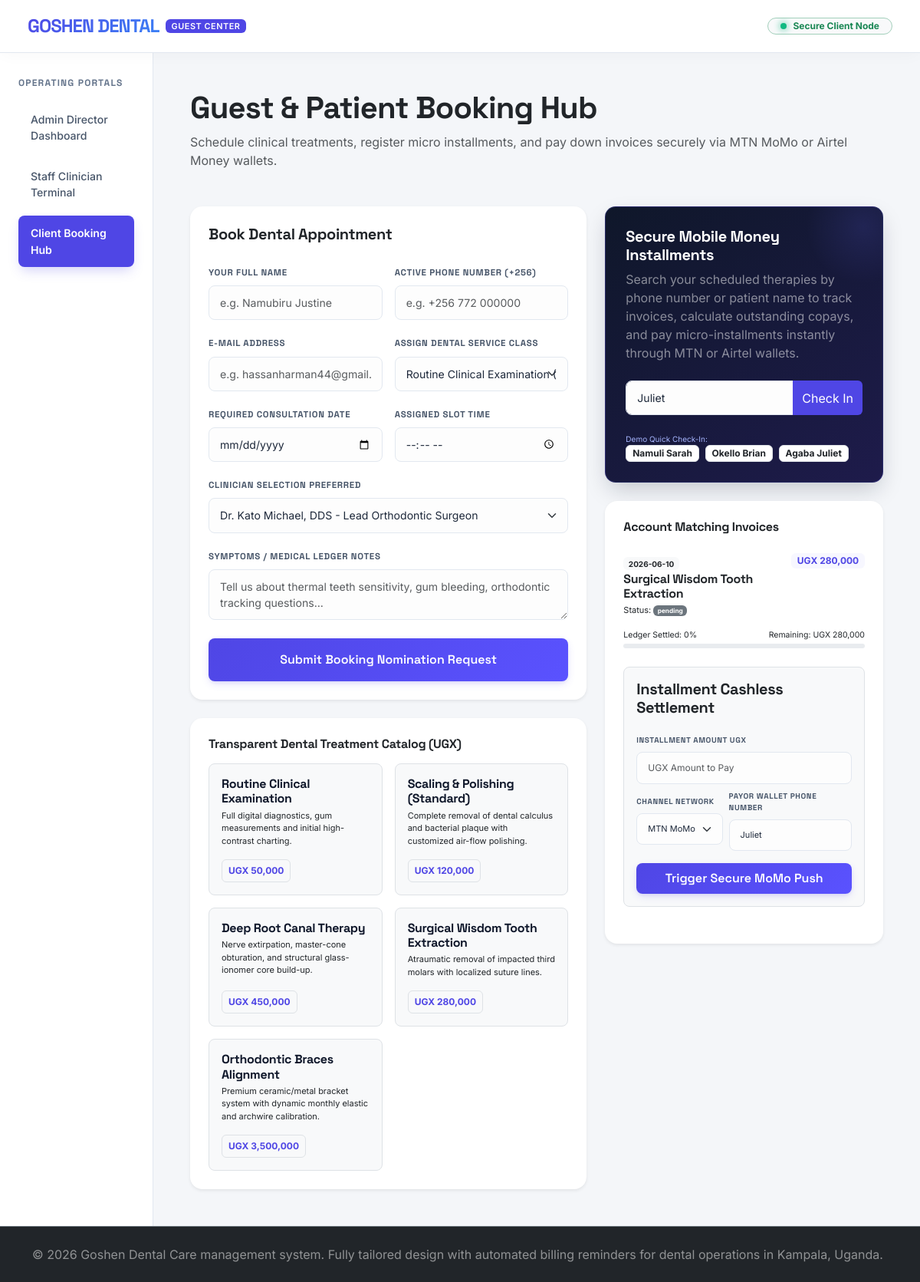
Screenshot of /patient.php?checkin_phone=Juliet with the database file from the repository.
### tables this page shows
CREATE TABLE IF NOT EXISTS `services` (
  `id` VARCHAR(50) NOT NULL,
  `name` VARCHAR(150) NOT NULL,
  `price` DECIMAL(15, 2) NOT NULL DEFAULT 0.00,  
  `category` ENUM('Preventive', 'Curative', 'Aesthetic', 'Surgical') NOT NULL,
  `description` TEXT,
  PRIMARY KEY (`id`)
);

CREATE TABLE IF NOT EXISTS `appointments` (
  `id` VARCHAR(50) NOT NULL,
  `patient_name` VARCHAR(150) NOT NULL,
  `patient_phone` VARCHAR(30) NOT NULL,
  `patient_email` VARCHAR(150) NOT NULL,
  `service_id` VARCHAR(50) NOT NULL,
  `appointment_date` DATE NOT NULL,
  `appointment_time` TIME NOT NULL,
  `status` ENUM('pending', 'confirmed', 'treatment_completed', 'cancelled') NOT NULL DEFAULT 'pending',
  `clinician_id` VARCHAR(50) NOT NULL,
  `total_cost` DECIMAL(15, 2) NOT NULL DEFAULT 0.00,  
  `amount_paid` DECIMAL(15, 2) NOT NULL DEFAULT 0.00,  
  `payment_status` ENUM('unpaid', 'partial', 'fully_paid') NOT NULL DEFAULT 'unpaid',
  `clinical_notes` TEXT,
  `treatment_plan_step` VARCHAR(255) DEFAULT NULL,
  `rx_prescribed` VARCHAR(255) DEFAULT NULL,
  `reminders_sent` INT NOT NULL DEFAULT 0,
  `created_at` DATETIME NOT NULL DEFAULT CURRENT_TIMESTAMP,
  PRIMARY KEY (`id`),
  FOREIGN KEY (`service_id`) REFERENCES `services` (`id`) ON DELETE RESTRICT ON UPDATE CASCADE,
  FOREIGN KEY (`clinician_id`) REFERENCES `staff` (`id`) ON DELETE RESTRICT ON UPDATE CASCADE
);

### db.php (called while the page is built, shortened)
<?php
function formatUGX($amount) {
    return "UGX " . number_format($amount, 0, '.', ',');
}

### patient.php (the view, shortened to what this page needs)
<?php
require_once __DIR__ . '/db.php';
$services_data = $pdo ? $pdo->query("SELECT * FROM services")->fetchAll() : $_SESSION['mock_services'];
$staff_data = $pdo ? $pdo->query("SELECT * FROM staff")->fetchAll() : $_SESSION['mock_staff'];
$checkin_phone = isset($_GET['checkin_phone']) ? trim($_GET['checkin_phone']) : '';
$found_appointments = [];
if (!empty($checkin_phone)) {
    $all_appts = $pdo ? $pdo->query("SELECT * FROM appointments ORDER BY created_at DESC")->fetchAll() : $_SESSION['mock_appointments'];
    foreach ($all_appts as $ap) {
        if (stripos($ap['patient_phone'], $checkin_phone) !== false || stripos($ap['patient_name'], $checkin_phone) !== false) {
            foreach ($services_data as $s) {
                if ($s['id'] === $ap['service_id']) {
                    $ap['service_name'] = $s['name'];
                    break;
                }
            }
            $found_appointments[] = $ap;
        }
    }
}
?>
<!DOCTYPE html>
<html lang="en">
<head>
  <link href="https://cdn.jsdelivr.net/npm/bootstrap@5.3.0/dist/css/bootstrap.min.css" rel="stylesheet">
  <link rel="stylesheet" href="styles.css">
</head>
<body>
  <header class="navbar navbar-expand-lg navbar-light py-3 px-4">
    <div class="container-fluid d-flex justify-content-between align-items-center">
      <div class="d-flex align-items-center gap-2">
        <div class="display-logo fs-4">GOSHEN DENTAL</div>
        <span class="badge text-white px-2 py-1" style="background-color: var(--primary-indigo); font-size: 0.68rem; letter-spacing: 0.05em; font-weight: 600;">GUEST CENTER</span>
      </div>
      <div>
        <span class="badge rounded-pill bg-light text-success border border-success-subtle px-3 py-1.5 d-flex align-items-center gap-2 font-semibold" style="font-size: 0.75rem;">
          <span class="ai-pulse-indicator"></span> Secure Client Node
        </span>
      </div>
    </div>
  </header>
  <div class="container-fluid flex-grow-1">
    <div class="row min-h-100">
      <nav class="col-md-3 col-lg-2 bg-indigo-sidebar p-4 d-flex flex-column gap-4">
        <div>
          <div class="sidebar-title mb-3">Operating Portals</div>
          <div class="d-flex flex-column gap-2">
            <a href="index.php" class="nav-link-custom">
              <span>Admin Director Dashboard</span>
            </a>
            <a href="staff.php" class="nav-link-custom">
              <span>Staff Clinician Terminal</span>
            </a>
            <a href="patient.php" class="nav-link-custom active">
              <span>Client Booking Hub</span>
            </a>
          </div>
        </div>
      </nav>
      <main class="col-md-9 col-lg-10 p-4 p-md-5">
        <div class="mb-5 text-left">
          <h1 class="text-dark">Guest & Patient Booking Hub</h1>
          <p class="text-muted fs-xs">Schedule clinical treatments, register micro installments, and pay down invoices securely via MTN MoMo or Airtel Money wallets.</p>
        </div>
        <div class="row g-4">
          <div class="col-lg-7">
            <div class="card border-0 shadow-sm p-4 rounded-4 bg-white mb-4">
              <h2 class="fs-5 font-bold text-dark mb-4">Book Dental Appointment</h2>
              <form action="patient.php" method="POST">
                <div class="row g-3 mb-3">
                  <div class="col-md-6">
                    <label class="form-label font-bold text-slate-600 fs-xs uppercase">Your Full Name</label>
                    <input type="text" name="patient_name" required class="form-control" placeholder="e.g. Namubiru Justine">
                  </div>
                  <div class="col-md-6">
                    <label class="form-label font-bold text-slate-600 fs-xs uppercase">Active Phone Number (+256)</label>
                    <input type="text" name="patient_phone" required class="form-control" placeholder="e.g. +256 772 000000">
                  </div>
                </div>
                <div class="row g-3 mb-3">
                  <div class="col-md-6">
                    <label class="form-label font-bold text-slate-600 fs-xs uppercase">E-Mail Address</label>
                    <input type="email" name="patient_email" required class="form-control" placeholder="e.g. hassanharman44@gmail.com">
                  </div>
                  <div class="col-md-6">
                    <label class="form-label font-bold text-slate-600 fs-xs uppercase">Assign Dental Service Class</label>
                    <select name="service_id" required class="form-select">
                      <?php foreach ($services_data as $serv): ?>
                        <option value="<?= $serv['id'] ?>"><?= htmlspecialchars($serv['name']) ?> (<?= formatUGX($serv['price']) ?>)</option>
                      <?php endforeach; ?>
                    </select>
                  </div>
                </div>
                <div class="row g-3 mb-3">
                  <div class="col-md-6">
                    <label class="form-label font-bold text-slate-600 fs-xs uppercase">Required Consultation Date</label>
                    <input type="date" name="booking_date" required class="form-control">
                  </div>
                  <div class="col-md-6">
                    <label class="form-label font-bold text-slate-600 fs-xs uppercase">Assigned Slot Time</label>
                    <input type="time" name="booking_time" required class="form-control">
                  </div>
                </div>
                <div class="mb-3">
                  <label class="form-label font-bold text-slate-600 fs-xs uppercase">Clinician Selection Preferred</label>
                  <select name="clinician_id" required class="form-select">
                    <?php foreach ($staff_data as $st): ?>
                      <option value="<?= $st['id'] ?>"><?= htmlspecialchars($st['name']) ?> - <?= htmlspecialchars($st['role']) ?></option>
                    <?php endforeach; ?>
                  </select>
                </div>
                <div class="mb-4">
                  <label class="form-label font-bold text-slate-600 fs-xs uppercase">Symptoms / Medical Ledger notes</label>
                  <textarea name="booking_notes" rows="2" class="form-control" placeholder="Tell us about thermal teeth sensitivity, gum bleeding, orthodontic tracking questions..."></textarea>
                </div>
                <button type="submit" class="btn btn-primary-custom w-100 py-3">Submit Booking Nomination Request</button>
              </form>
            </div>
            <div class="card border-0 shadow-sm p-4 rounded-4 bg-white">
              <h3 class="fs-6 font-bold text-dark mb-3">Transparent Dental Treatment Catalog (UGX)</h3>
              <div class="row g-3">
                <?php foreach ($services_data as $s): ?>
                  <div class="col-sm-6">
                    <div class="p-3 bg-light rounded-3 border h-100 d-flex flex-column justify-content-between">
                      <div>
                        <h4 class="fs-6 font-bold text-slate-800 mb-1" style="font-size: 13.5px;"><?= htmlspecialchars($s['name']) ?></h4>
                        <p class="text-slate-450 font-sans mb-3" style="font-size: 11px;"><?= htmlspecialchars($s['description'] ?? 'Primary clinic therapy') ?></p>
                      </div>
                      <span class="badge text-indigo bg-light text-start border p-2 font-mono fs-xs" style="color: var(--primary-indigo); background-color: rgba(99, 102, 241, 0.05); width: fit-content;"><?= formatUGX($s['price']) ?></span>
                    </div>
                  </div>
                <?php endforeach; ?>
              </div>
            </div>
          </div>
          <div class="col-lg-5">
            <div class="momo-pay-box mb-4">
              <h2 class="fs-5 font-bold text-white mb-2">Secure Mobile Money Installments</h2>
              <p class="text-white-50 fs-xs mb-4">Search your scheduled therapies by phone number or patient name to track invoices, calculate outstanding copays, and pay micro-installments instantly through MTN or Airtel wallets.</p>
              <form action="patient.php" method="GET">
                <div class="input-group">
                  <input type="text" name="checkin_phone" value="<?= htmlspecialchars($checkin_phone) ?>" required class="form-control" placeholder="Patient Name or Phone...">
                  <button type="submit" class="btn btn-primary bg-indigo border-0" style="background-color: var(--primary-indigo);">Check In</button>
                </div>
              </form>
              <div class="mt-4">
                <div class="text-[10px] uppercase font-mono tracking-wider text-indigo-300" style="font-size: 10px; color: #a5b4fc;">Demo Quick Check-In:</div>
                <div class="d-flex flex-wrap gap-2 mt-1.5">
                  <a href="patient.php?checkin_phone=Namuli" class="badge btn-sub-card border text-decoration-none bg-white text-dark py-1.5 font-sans">Namuli Sarah</a>
                  <a href="patient.php?checkin_phone=Okello" class="badge btn-sub-card border text-decoration-none bg-white text-dark py-1.5 font-sans">Okello Brian</a>
                  <a href="patient.php?checkin_phone=Juliet" class="badge btn-sub-card border text-decoration-none bg-white text-dark py-1.5 font-sans">Agaba Juliet</a>
                </div>
              </div>
            </div>
            <?php if (!empty($checkin_phone)): ?>
              <div class="card border-0 shadow-sm p-4 rounded-4 bg-white">
                <h3 class="fs-6 font-bold text-dark mb-4">Account Matching Invoices</h3>
                <?php if (empty($found_appointments)): ?>
                  <div class="text-center text-muted py-5 text-sm">No scheduled dental folder matches: '<strong><?= htmlspecialchars($checkin_phone) ?></strong>'</div>
                <?php else: ?>
                  <div class="d-flex flex-column gap-4">
                    <?php foreach ($found_appointments as $appt):
                      $outstanding = floatval($appt['total_cost']) - floatval($appt['amount_paid']);
                      $percent = floatval($appt['total_cost']) > 0 ? (floatval($appt['amount_paid']) / floatval($appt['total_cost'])) * 100 : 0;
                    ?>
                      <div class="pb-4 border-bottom last-border-0">
                        <div class="d-flex justify-content-between align-items-start mb-2">
                          <div>
                            <span class="badge bg-light text-dark font-mono text-[9px]" style="font-size: 10px;"><?= $appt['appointment_date'] ?></span>
                            <h4 class="fs-6 font-bold text-dark mt-1.5 mb-1"><?= htmlspecialchars($appt['service_name']) ?></h4>
                            <p class="text-slate-400 mb-0 font-sans text-[11.5px]" style="font-size: 11px;">Status: <span class="badge bg-secondary font-mono text-[9px]"><?= $appt['status'] ?></span></p>
                          </div>
                          <span class="badge bg-indigo-sub text-indigo font-bold font-mono" style="color: var(--primary-indigo); background-color: rgba(99, 102, 241, 0.05);"><?= formatUGX($appt['total_cost']) ?></span>
                        </div>
                        <div class="mt-3">
                          <div class="d-flex justify-content-between text-[10px] font-mono mb-1" style="font-size: 10.5px;">
                            <span>Ledger Settled: <?= number_format($percent, 0) ?>%</span>
                            <span>Remaining: <?= formatUGX($outstanding) ?></span>
                          </div>
                          <div class="progress" style="height: 6px;">
                          </div>
                        </div>
                        <?php if ($outstanding > 0): ?>
                          <div class="mt-4 p-3 bg-light rounded-3 border">
                            <h5 class="fs-xs font-bold text-dark uppercase tracking-widest font-mono mb-3">Installment Cashless Settlement</h5>
                            <form action="patient.php" method="POST" onsubmit="return alertUSSDSim(this)">
                              <div class="mb-2">
                                <label class="form-label font-bold text-slate-500 text-[10px]" style="font-size: 10px;">INSTALLMENT AMOUNT UGX</label>
                                <input type="number" name="momo_amount" required max="<?= $outstanding ?>" min="100" class="form-control text-xs" style="font-size: 12px;" placeholder="UGX Amount to Pay">
                              </div>
                              <div class="row g-2 mb-3">
                                <div class="col-5">
                                  <label class="form-label font-bold text-slate-500 text-[10px]" style="font-size: 10px;">CHANNEL NETWORK</label>
                                  <select name="momo_channel" class="form-select text-[11px]" style="font-size: 11px;">
                                    <option value="MTN MoMo">MTN MoMo</option>
                                  </select>
                                </div>
                                <div class="col-7">
                                  <label class="form-label font-bold text-slate-500 text-[10px]" style="font-size: 10px;">PAYOR WALLET PHONE NUMBER</label>
                                  <input type="text" name="momo_phone" required value="<?= htmlspecialchars($checkin_phone) ?>" class="form-control text-xs" style="font-size: 11px;" placeholder="07xx xxxxxx">
                                </div>
                              </div>
                              <button type="submit" class="btn btn-primary-custom w-100 fs-xs py-2">Trigger Secure MoMo Push</button>
                            </form>
                          </div>
                        <?php else: ?>
                          <div class="text-success fs-xs font-bold font-sans mt-3 text-center p-2 bg-emerald-50 rounded-3 border border-emerald-100">
                            ✓ This clinic treatment ledger has been fully cleared! Thank you.
                          </div>
                        <?php endif; ?>
                      </div>
                    <?php endforeach; ?>
                  </div>
                <?php endif; ?>
              </div>
            <?php endif; ?>
          </div>
        </div>
      </main>
    </div>
  </div>
  <footer class="bg-dark text-white-50 text-center py-4 border-top border-secondary fs-xs mt-auto">
    <div class="container d-flex flex-col flex-md-row justify-content-between align-items-center gap-2">
      <p class="mb-0 text-start text-white-50">© 2026 Goshen Dental Care management system. Fully tailored design with automated billing reminders for dental operations in Kampala, Uganda.</p>
    </div>
  </footer>
</body>
</html>

### rows the page displays
services: name "Routine Clinical Examination", description "Full digital diagnostics, gum measurements and initial high-contrast charting.", price "UGX 50,000"
services: name "Scaling & Polishing (Standard)", description "Complete removal of dental calculus and bacterial plaque with customized air-flow polishing.", price "UGX 120,000"
services: name "Deep Root Canal Therapy", description "Nerve extirpation, master-cone obturation, and structural glass-ionomer core build-up.", price "UGX 450,000"
services: name "Surgical Wisdom Tooth Extraction", description "Atraumatic removal of impacted third molars with localized suture lines.", price "UGX 280,000"
services: name "Orthodontic Braces Alignment", description "Premium ceramic/metal bracket system with dynamic monthly elastic and archwire calibration.", price "UGX 3,500,000"
appointments: appointment_date "2026-06-10", service_name "Surgical Wisdom Tooth Extraction", status "pending", total_cost "UGX 280,000", percent "0", formatUGX($outstanding) "UGX 280,000"

### other values shown
form field service_id "Routine Clinical Examination (UGX 50,000)"
form field clinician_id "Dr. Kato Michael, DDS - Lead Orthodontic Surgeon"
